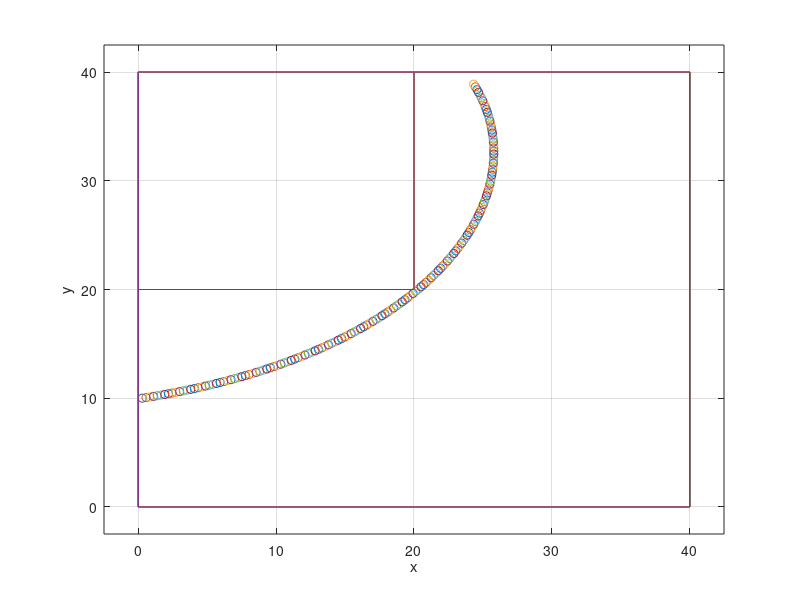

Write MATLAB code to recreate this figure.
clear all; clc;
hold off;

x = 0; 
y = 10; 
psi = 0; 

lf = 1; 
lr = 1;
l = lr+lf;

vel = 10*1000/3600; 
dt = 0.1;
beta = 0;

for i= 1:157
    del= 21+0.44*i;
    
    x= x+vel*cos(psi*pi/180+beta)*dt;
    y= y+vel*sin(psi*pi/180+beta)*dt;
    psi= psi+vel/(lf+lr)*tan(del*pi/180)*cos(beta)*dt;
    beta= atan(lr/(lf+lr)*tan(del*pi/180));

    plot(x,y,'-o');
    xlabel('x');
    ylabel('y');
    grid

    hold on;
   
    line([0 0], [0 40]),line([0 40], [40 40]), line([40 40], [40 0]),line([40 0], [0 0]);
    line([0 20], [20 20]),line([20 20], [20 40]); 
    axis([-2.5 42.5 -2.5 42.5])
end
